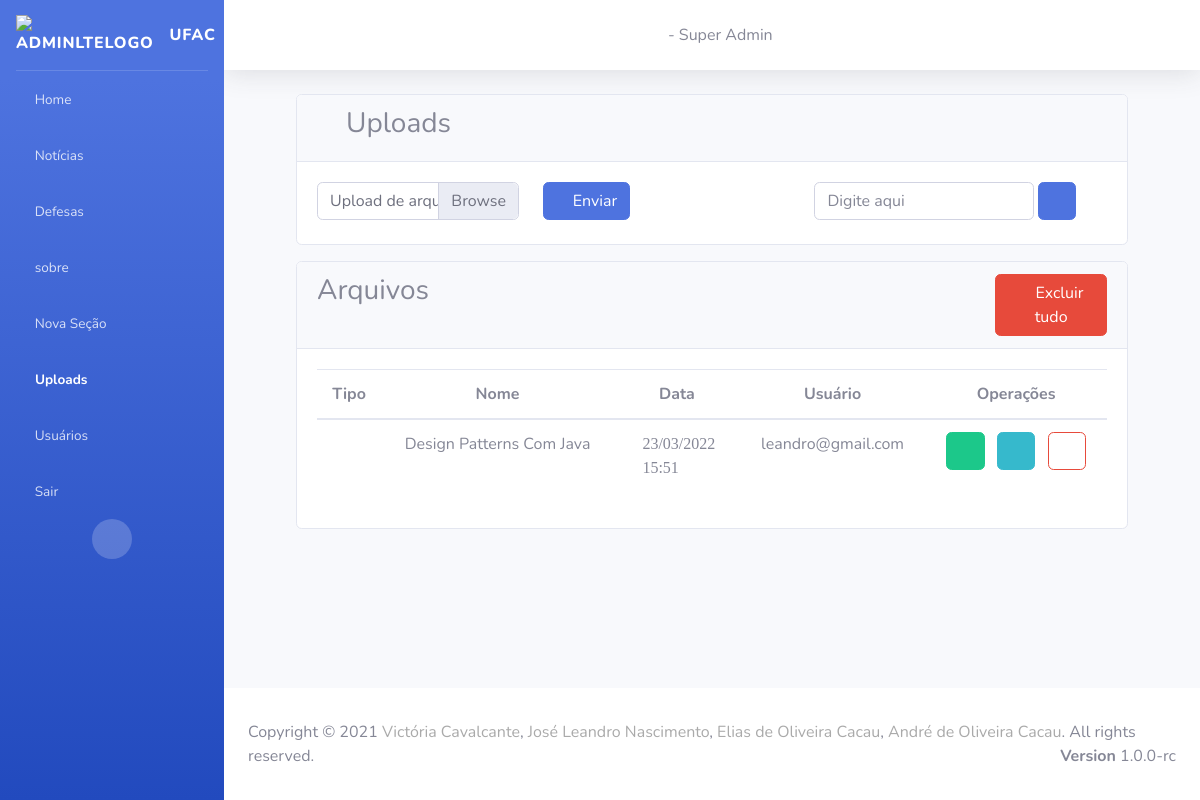
Before: /upload/ with the older database file.
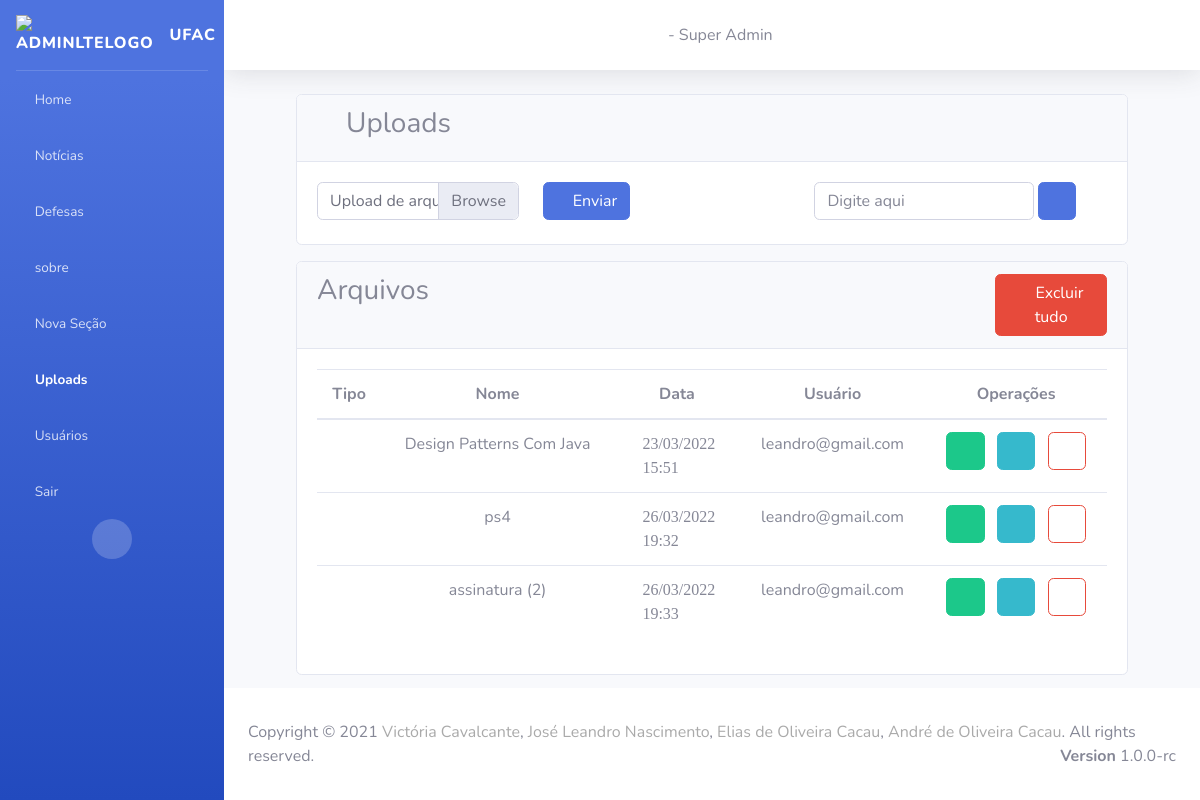
After: the same page with the newer database file.
### secao/models.py (models this page shows)
class Secao(models.Model):
    titulo = models.CharField(
        max_length= 200,
        null = False,
        blank = False
    )
    icon = models.CharField(
        max_length= 100,
        null = False,
        blank = False
    )
    usuario = models.OneToOneField(
        Usuario,
        on_delete=models.SET_NULL,
        null = True
    )
    ordem = models.IntegerField()
    ativada = models.BooleanField(
        default=True,
    )
    data_criacao = models.DateTimeField(auto_now=True)
    usuarios = models.ManyToManyField(Usuario,related_name="+")

### upload/models.py (models this page shows)
class Arquivo(models.Model):
    url = models.FileField(upload_to='uploads/',null=False,blank=False)
    nome = models.TextField(max_length=100,null=False)
    extensao = models.TextField(max_length=10,blank=False)
    tipo_arquivo = models.CharField(max_length=100, null=False)
    data = models.DateTimeField(auto_now=True)

### upload/views.py (the view)
# urls.py: path('', include('upload.urls')),
def upload(request):
    arquivos = Arquivo.objects.all()
    secoes = Secao.objects.all().order_by('ordem')
    return render(request,'upload/index.html',{'arquivos':arquivos,
                                                "secoes":secoes
                                              })

### upload/templates/upload/index.html (shortened to what this page needs)
{% extends "base.html" %}
{% block menu-upload %}
<li class="nav-item active">
    <a href="/upload" class="nav-link">
        <i class="fas fa-upload"></i>
        <span translate="no">Uploads </span>
    </a>
</li>
{% endblock %}
{% block conteudo %}
<div class="container">
    <div class="card">
        <div class="card-header">
            <h3> <i class="nav-icon fas fa-upload"></i> Uploads</h3>
        </div>
        <div class="card-body">
            <div class="row">
                <div class="col-5">
                    <form method="post" action="/salvar_arquivo/" enctype="multipart/form-data" id="form">
                        <div class="row">
                            <div class="col-8">
                                <div class="custom-file">
                                    <label class="custom-file-label" for="customFile">Upload de arquivo</label>
                                </div>
                            </div>
                            <div class="col-4">
                                <button type="submit" class="btn btn-primary" id="btn-enviar">
                                    <i class="fas fa-upload"></i>
                                    Enviar
                                </button>
                            </div>
                        </div>
                    </form>
                </div>
                <div class="col-7">
                    <div class="row">
                        <div class="col-4 text-right">
                        </div>
                        <div class="col-8">
                            <div class="row">
                                <div class="col-12">
                                    <form action="/buscar_arquivo/" method="post">
                                        <input type="text" class="form-control inputValor w-75" style="display:inline;" name="valor_pesquisa" placeholder="Digite aqui">
                                        <button class="btn btn-primary mb-1" style="display:inline;">
                                            <i class="fas fa-search"></i>
                                        </button>
                                    </form>
                                </div>
                            </div>
                        </div>
                    </div>
                </div>
            </div>
        </div>
    </div>
    <div class="card mt-3">
        <div class="card-header">
            <div class="row">
                <div class="col-10">
                    <h3>
                        Arquivos
                    </h3>
                </div>
                <div class="col-2">
                    <button class="btn btn-danger" data-toggle="modal" data-target="#excluirUpload"><i
                            class="fas fa-trash"></i> Excluir tudo</button>
                </div>
            </div>
        </div>
        <div class="card-body">
            <table class="table" id="myTable">
                <thead>
                    <tr>
                        <th class="text-center">Tipo</th>
                        <th class="text-center">Nome</th>
                        <th class="text-center">Data</th>
                        <th class="text-center">Usuário</th>
                        <th class="text-center">Operações</th>
                    </tr>
                </thead>
                <tbody class="arquivos-table">
                    {% for arquivo in arquivos %}
                    <tr>
                        <td style="text-align: center;">
                            {% if arquivo.extensao == 'jpeg' or arquivo.extensao == 'png' %}
                            <i class="fas fa-file-image" style="font-size: 24px;"></i> {% elif arquivo.extensao == 'pdf' %}
                            <i class="fas fa-file-pdf" style="font-size: 24px;"></i> {% elif arquivo.extensao == 'docx' or arquivo.extensao == 'txt' %}
                            <i class="fas fa-file-word" style="font-size: 24px;"></i> {% endif %}
                        </td>
                        <td style="text-align: center;">
                            {{ arquivo.nome | slice:"0:45" }}
                        </td>
                        <td>
                            <i class="far fa-calendar-alt" translate="no"> {{ arquivo.data|date:'d/m/Y' }}</i>
                            <br>
                            <i class="far fa-clock" translate="no"> {{ arquivo.data|date:'H:i' }} </i>
                        </td>
                        <td style="text-align: center;"> leandro@gmail.com</td>
                        <td style="text-align: center;">
                            <a href="../media/{{ arquivo.url }}" title="Baixar arquivo" class="btn btn-success" download>
                                <i class="fas fa-download"></i>
                            </a>
                            <button class="btn btn-info ml-2" title="Vinculação do arquivo" data-toggle="modal" data-target="#modalUtilizado{{ arquivo.id }}">
                                <i class="fas fa-link"></i>
                            </button>
                            <button class="btn btn-outline-danger ml-2" title="Excluir arquivo" data-toggle="modal" data-target="#modalDelete{{ arquivo.id }}">
                                <i class="fas fa-trash"></i>
                            </button>
                        </td>
                    </tr>
                    {% endfor %}
                </tbody>
            </table>
        </div>
    </div>
</div>
{% endblock %}

### home/templates/base.html (shortened to what this page needs)
{% load static %} {% load auxiliares %}
<!DOCTYPE html>
<html lang="pt-BR">
<head>
    <link href="{% static 'vendor/fontawesome-free/css/all.min.css' %}" rel="stylesheet" type="text/css">
    <link href="{% static 'css/sb-admin-2.min.css' %}" rel="stylesheet">
    <link rel="stylesheet" href="{% static 'css/style-admin.css' %}">
    <link rel="stylesheet" href="{% static 'css/style-home.css' %}">
    <link rel="stylesheet" href="{% static 'css/style-contrele-permicoes.css' %}">
</head>
<body id="page-top">
    <div id="wrapper">
        <ul class="navbar-nav bg-gradient-primary sidebar sidebar-dark accordion" id="accordionSidebar">
            <a class="sidebar-brand d-flex align-items-center justify-content-flex-start" href="/">
                <div class="sidebar-brand-icon">
                    <img class="animation__shake" src="{% static '/img/ufac-logo.png' %}" alt="AdminLTELogo" height="auto" width="45">
                </div>
                <div class="sidebar-brand-text mx-3">UFAC</div>
            </a>
            <hr class="sidebar-divider my-0"> {% block menu-home %}
            <li class="nav-item">
                <a href="/home/" class="nav-link">
                    <i class="fas fa-home"></i>
                    <span translate="no">Home</span>
                </a>
            </li>
            {% endblock %} {% block menu-noticia %}
            <li class="nav-item">
                <a href="/noticias/" class="nav-link">
                    <i class="fas fa-newspaper"></i>
                    <span translate="no">Notícias</span>
                </a>
            </li>
            {% endblock %} {% block menu-defesa %}
            <li class="nav-item">
                <a href="/defesa/" class="nav-link">
                    <i class="fas fa-user-graduate"></i>
                    <span translate="no">Defesas</span>
                </a>
            </li>
            {% endblock %} {% for secao in secoes %}
            <li class="nav-item">
                <a class="nav-link collapsed" href="#" data-toggle="collapse" data-target="#collapse{{secao.id}}" aria-expanded="true" aria-controls="collapseTwo">
                    <i class="{{ secao.icon }}"></i>
                    <span>{{secao.titulo}}</span>
                </a>
            </li>
            {% endfor %} {% block menu-secao-add %}
            <li class="nav-item">
                <a href="/addSecao/" class="nav-link">
                    <i class="fas fa-plus-circle"></i>
                    <span translate="no">Nova Seção</span>
                </a>
            </li>
            {% endblock %} {% block menu-upload %}{% endblock %} {% block menu-usuario %}
            <li class="nav-item">
                <a href="/usuario/" class="nav-link">
                    <i class="fas fa-user-cog"></i>
                    <span translate="no">Usuários</span>
                </a>
            </li>
            {% endblock %}
            <li class="nav-item">
                <a href="/logout/" class="nav-link">
                    <i class="fas fa-reply"></i>
                    <span translate="no">Sair</span>
                </a>
            </li>
            <div class="text-center d-none d-md-inline">
                <button class="rounded-circle border-0" id="sidebarToggle"></button>
            </div>
        </ul>
        <div id="content-wrapper" class="d-flex flex-column">
            <div id="content">
                <nav class="navbar navbar-expand navbar-light bg-white topbar mb-4 static-top shadow">
                    <div class="text-center w-100">
                        <i class="fas fa-user-circle"></i> {{usuario_logado.usuario }} - Super Admin
                    </div>
                </nav>
                <div class="container-fluid">
                    <div class="container">
                         {% block conteudo %} {% endblock %}
                    </div>
                </div>
            </div>
            <footer class="sticky-footer bg-white">
                <div class="container">
                    Copyright &copy; 2021 <a href="https://github.com/VictoriaCavalcante" target="_blank" style="color: #aaa">Victória Cavalcante</a>,
                    <a href="https://github.com/JoseLeandroNascimento" target="_blank" style="color: #aaa">José Leandro Nascimento</a>,
                    <a href="https://github.com/EliasCacau" target="_blank" style="color: #aaa">Elias de Oliveira Cacau</a>,
                    <a href="https://github.com/AndreCacau" target="_blank" style="color: #aaa">André de Oliveira Cacau</a>. All rights reserved.
                    <div class="float-right d-none d-sm-inline-block">
                        <b>Version</b> 1.0.0-rc
                    </div>
                </div>
            </footer>
        </div>
    </div>
</body>
</html>

Changed rows visible on the page:
changed Secao "sobre": icon "fas fa-hourglass-half" → "fas fa-male" (drawn)
added Arquivo: extensao "png" (drawn), nome "ps4", data "26/03/2022", data "19:32"
added Arquivo: extensao "png" (drawn), nome "assinatura (2)", data "26/03/2022", data "19:33"
